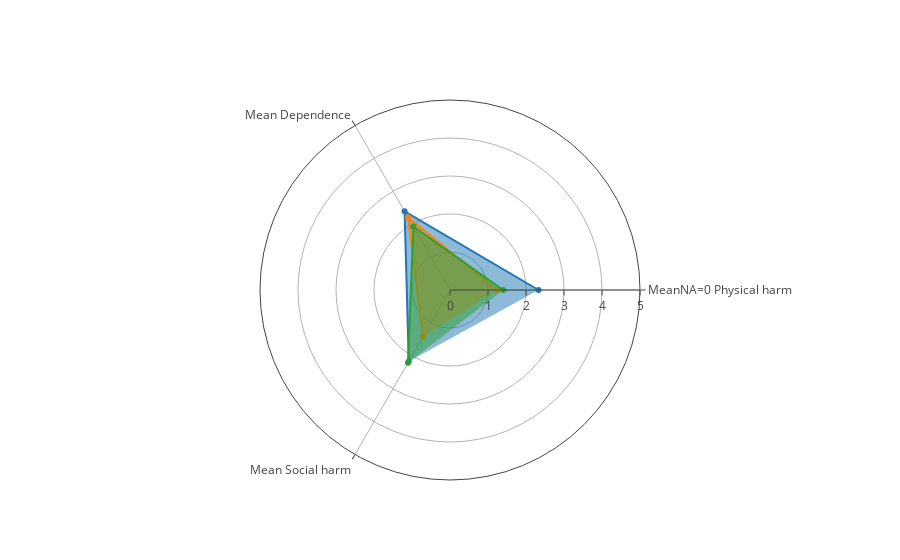

Notebook code cell kept with this figure:
### Code cell
heroin = drugs.loc[drugs["Drug"]=="Heroin", drugs.columns.isin(["MeanNA=0 Physical harm", "Mean Dependence", "Mean Social harm"])]
alcohol = drugs.loc[drugs["Drug"]=="Alcohol", drugs.columns.isin(["MeanNA=0 Physical harm", "Mean Dependence", "Mean Social harm"])]
LSD = drugs.loc[drugs["Drug"]=="LSD", drugs.columns.isin(["MeanNA=0 Physical harm", "Mean Dependence", "Mean Social harm"])]
Ecstasy = drugs.loc[drugs["Drug"]=="Ecstasy", drugs.columns.isin(["MeanNA=0 Physical harm", "Mean Dependence", "Mean Social harm"])]
Cocaine = drugs.loc[drugs["Drug"]=="Cocaine", drugs.columns.isin(["MeanNA=0 Physical harm", "Mean Dependence", "Mean Social harm"])]
Tobacco = drugs.loc[drugs["Drug"]=="Tobacco", drugs.columns.isin(["MeanNA=0 Physical harm", "Mean Dependence", "Mean Social harm"])]


data = [
    go.Scatterpolar(
      r = Cocaine.values.ravel(),
      theta = Cocaine.columns.values,
      fill = 'toself',
      name = "Cocaine"
    ),
    go.Scatterpolar(
      r = Tobacco.values.ravel(),
      theta = Tobacco.columns.values,
      fill = 'toself',
      name = "Tobacco",
    ),
        go.Scatterpolar(
      r = alcohol.values.ravel(),
      theta = alcohol.columns.values,
      fill = 'toself',
      name = "Alcohol"
    )
]

layout = go.Layout(
  polar = dict(
    radialaxis = dict(
      visible = True,
      range = [0, 5]
    )
  ),
  showlegend = False
)

fig = go.Figure(data=data, layout=layout)
iplot(fig)

### Figure 1 — Plotly figure (JSON) as saved in the notebook; plotly's stock layout.template omitted (floating-point values rounded to 4 significant figures)
{"data": [{"fill": "toself", "name": "Cocaine", "r": [2.33, 2.39, 2.17], "theta": ["MeanNA=0 Physical harm", "Mean Dependence", "Mean Social harm"], "type": "scatterpolar", "uid": "155836f4-c97d-43cf-82d7-1d1c24b381b9"}, {"fill": "toself", "name": "Tobacco", "r": [1.24, 2.21, 1.42], "theta": ["MeanNA=0 Physical harm", "Mean Dependence", "Mean Social harm"], "type": "scatterpolar", "uid": "755b9462-4728-44bb-a526-dc9bcacd3f31"}, {"fill": "toself", "name": "Alcohol", "r": [1.4, 1.93, 2.21], "theta": ["MeanNA=0 Physical harm", "Mean Dependence", "Mean Social harm"], "type": "scatterpolar", "uid": "a4e1e990-7cb7-49f6-9fdf-bbd9a51c6091"}], "layout": {"polar": {"radialaxis": {"range": [0, 5], "visible": true}}, "showlegend": false}}
